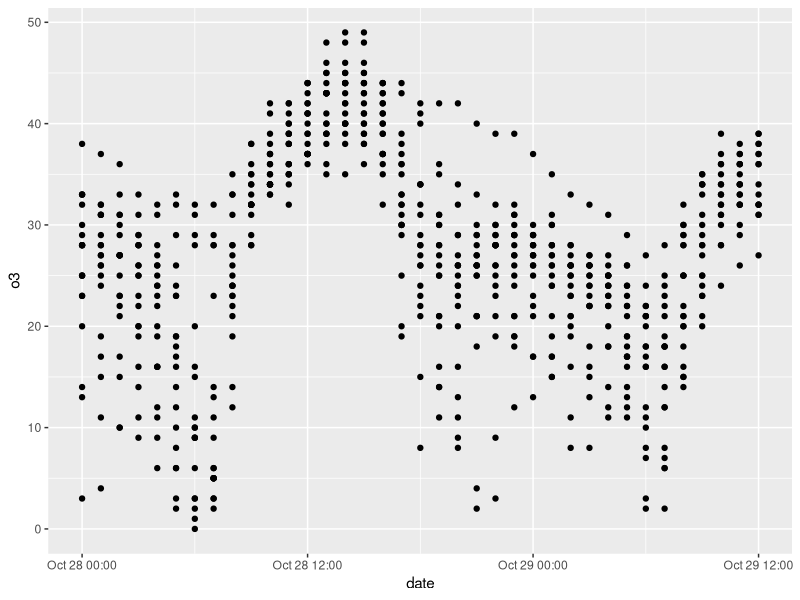
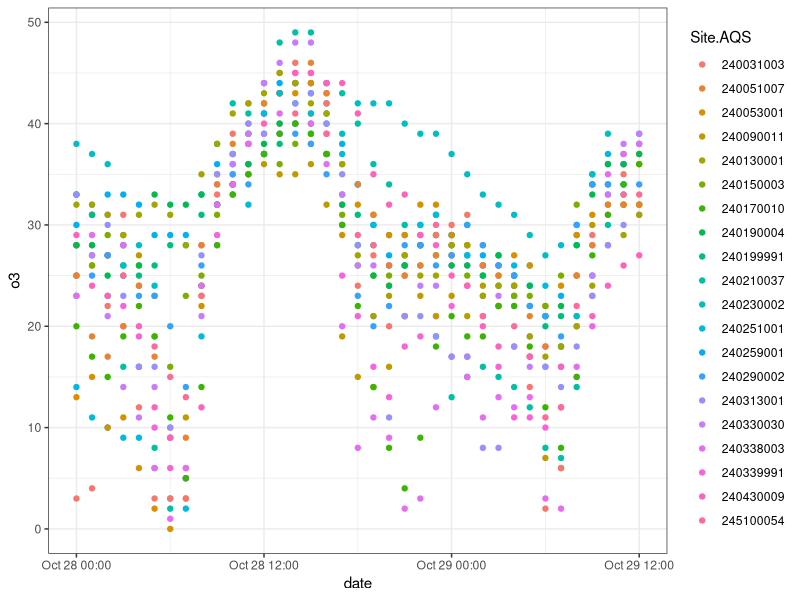
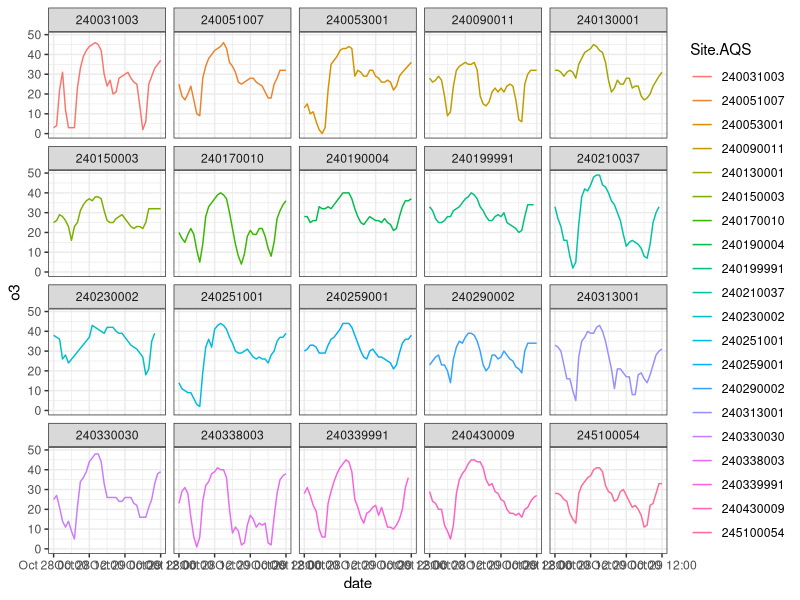
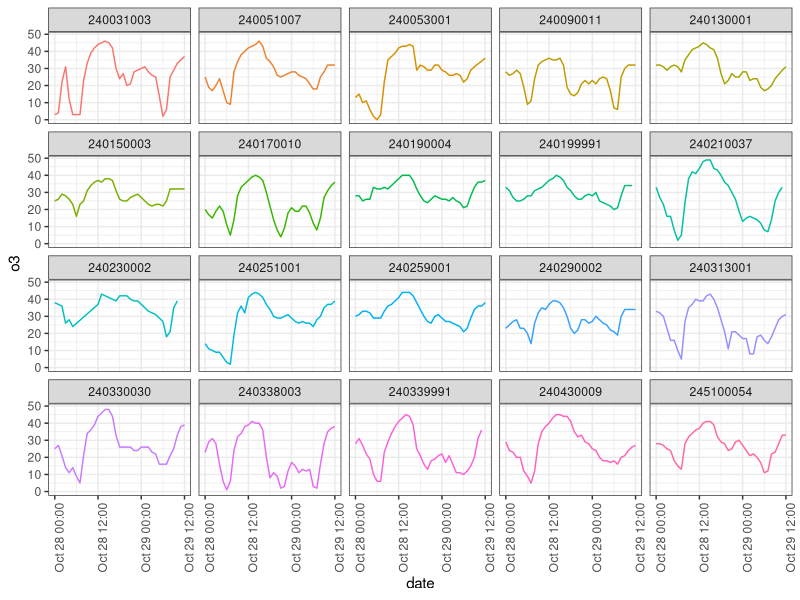
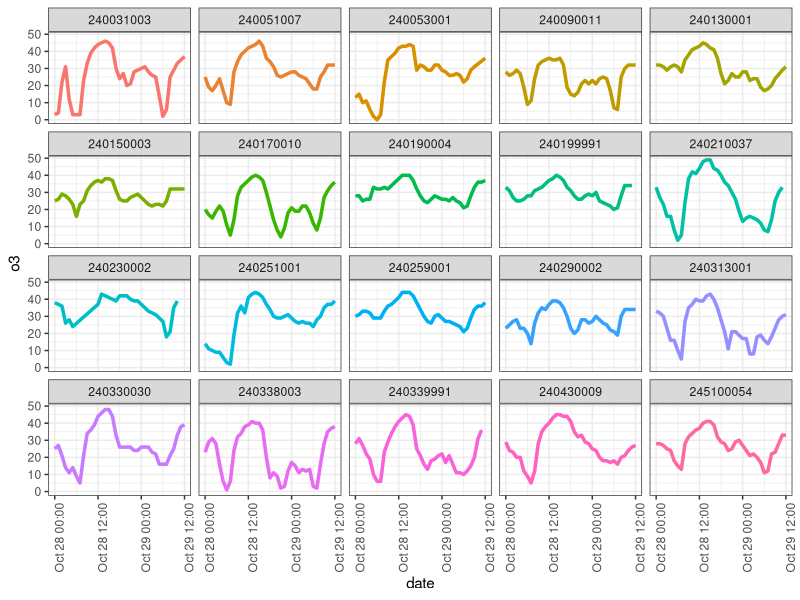
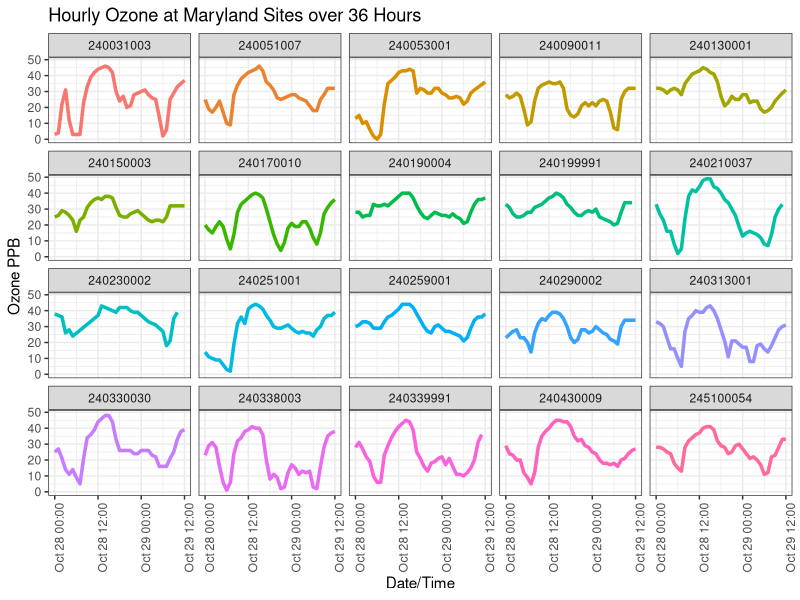

Generate these figures, in order, with R:
## ---- chunk 1
library(tidyverse)
library(lubridate)
library(here)

## ---- chunk 2
here()
## ---- chunk 3
data <- read.csv("MD_o3_1029_tidy.csv")

## ---- chunk 4
data <- data %>% select (-c(X,time))

data$Site.AQS.split <- as.character(data$Site.AQS)
data<- data %>% separate(Site.AQS.split, c("State.FIPS", "County.AQS"), 2)
data <- data %>% separate(County.AQS, c("County.FIPS", "Site"), 3)

data$Site.AQS <- as.factor(data$Site.AQS)
data$State.FIPS <- as.factor(data$State.FIPS)
data$County.FIPS <- as.factor(data$County.FIPS)
data$Method <- as.factor(data$Method)

data <- data %>% filter(State.FIPS == "24")


data$date <- data$date %>% 
  as_datetime() 

str(data)
## ---- chunk 5
data %>% 
  ggplot(aes(x = date, y = o3)) +
  geom_point() 
## ---- chunk 6
data %>% 
  ggplot(aes(x = date, y = o3)) +
  geom_point(aes(color = Site.AQS)) +
  theme_bw()

## ---- chunk 7
data %>% 
  ggplot(aes(x = date, y = o3)) +
  geom_line(aes(color = Site.AQS)) +
  theme_bw()+
  facet_wrap(~Site.AQS)
## ---- chunk 8
data %>% 
  ggplot(aes(x = date, y = o3))+
  geom_line(aes(color = Site.AQS))+
  theme_bw()+
  facet_wrap(~Site.AQS)+
  theme(axis.text.x = element_text(angle = 90), legend.position = "")
## ---- chunk 9
data %>% 
  ggplot(aes(x = date, y = o3))+
  geom_line(aes(color = Site.AQS), size = 1.2)+
  theme_bw()+
  facet_wrap(~Site.AQS)+
  theme(axis.text.x = element_text(angle = 90), legend.position = "")

## ---- chunk 10
data %>% 
  ggplot(aes(x = date, y = o3))+
  geom_line(aes(color = Site.AQS), size = 1.2)+
  theme_bw()+
  facet_wrap(~Site.AQS)+
  theme(axis.text.x = element_text(angle = 90), legend.position = "")+
  labs(title = "Hourly Ozone at Maryland Sites over 36 Hours", x = "Date/Time", y = "Ozone PPB")

